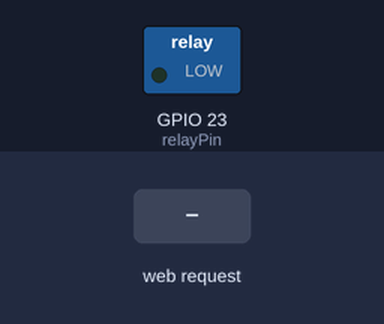
Simulated run of this sketch. Board: ESP32. On the bench: switched loads named in the sketch (green lamp = pin HIGH). The inputs (shaded band) are chosen by the test bench. WiFi joins after 1.5 s; servers stay silent unless stated; what the sketch prints to the serial monitor is not drawn.

Above: at 2.7 s.
2.8 s: HTTP request GET /toggle received
At 3.7 s:
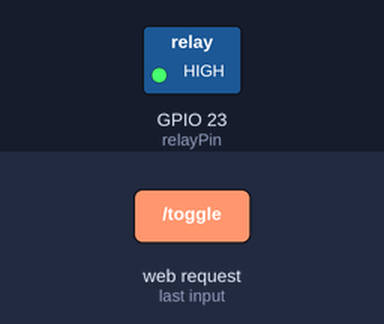
4.3 s: HTTP request GET /toggle?val=1 received
At 4.9 s:
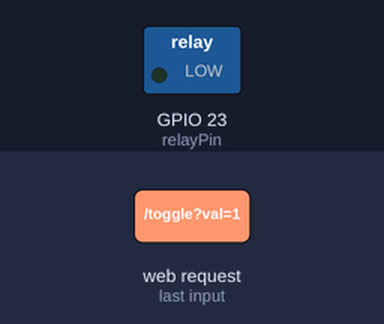
5.8 s: HTTP request GET /toggle?val=0 received
At 7.2 s:
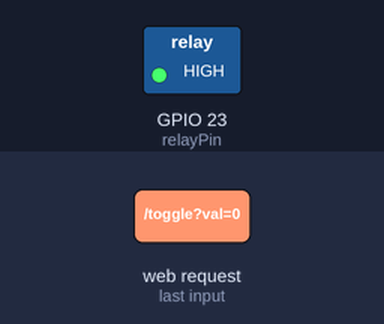
Timing chart, 0 to 8.8 s (numbered marks = the images above; inputs shaded):
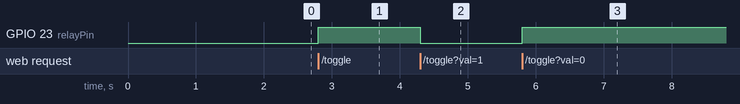

The sketch:

main.ino
```cpp
#include <WiFi.h>
#include <WebServer.h>

const char* ssid = "YOUR_WIFI_SSID";
const char* password = "YOUR_WIFI_PASSWORD";

WebServer server(80);

const int relayPin = 23;
bool relayState = false;
int maxDelaySeconds = 30; // Default auto-off timer value

const char MAIN_page[] PROGMEM = R"rawliteral(
<!DOCTYPE html>
<html lang="en">
<head>
    <meta charset="UTF-8">
    <meta name="viewport" content="width=device-width, initial-scale=1.0">
    <title>AuraLight — Smart ESP32 Control</title>
    <link href="https://fonts.googleapis.com/css2?family=Outfit:wght@300;400;600;700&display=swap" rel="stylesheet">
    <style>
        * { box-sizing: border-box; margin: 0; padding: 0; font-family: 'Outfit', sans-serif; }
        body { background: #0d1117; color: #f0f6fc; display: flex; justify-content: center; align-items: center; min-height: 100vh; overflow: hidden; position: relative; }
        .ambient-glow { position: absolute; width: 400px; height: 400px; background: linear-gradient(135deg, #6366f1 0%, #a855f7 100%); filter: blur(120px); opacity: 0.25; z-index: -1; }
        .dashboard-card { background: rgba(22, 27, 34, 0.75); backdrop-filter: blur(16px); -webkit-backdrop-filter: blur(16px); border: 1px solid rgba(255, 255, 255, 0.1); padding: 32px; border-radius: 24px; box-shadow: 0 20px 40px rgba(0, 0, 0, 0.4); width: 360px; text-align: center; }
        .card-header .logo-badge { font-size: 1.8rem; background: rgba(99, 102, 241, 0.15); width: 50px; height: 50px; display: flex; align-items: center; justify-content: center; border-radius: 14px; margin: 0 auto 12px; border: 1px solid rgba(99, 102, 241, 0.3); }
        .card-header h1 { font-size: 1.5rem; font-weight: 700; }
        .subtitle { font-size: 0.85rem; color: #8b949e; margin-bottom: 24px; }
        .status-section { margin-bottom: 28px; }
        .status-indicator-ring { width: 90px; height: 90px; margin: 0 auto 10px; border-radius: 50%; display: flex; align-items: center; justify-content: center; background: conic-gradient(from 0deg, rgba(239, 68, 68, 0.2), rgba(239, 68, 68, 0.8)); transition: all 0.4s ease; }
        .status-indicator-ring.active { background: conic-gradient(from 0deg, rgba(34, 197, 94, 0.2), rgba(34, 197, 94, 0.9)); box-shadow: 0 0 25px rgba(34, 197, 94, 0.3); }
        .status-core { width: 76px; height: 76px; background: #161b22; border-radius: 50%; display: flex; align-items: center; justify-content: center; }
        #relayStatusText { font-weight: 700; font-size: 1.1rem; }
        #relayStatusText.off { color: #ef4444; }
        #relayStatusText.on { color: #22c55e; }
        .status-label { font-size: 0.8rem; color: #8b949e; text-transform: uppercase; letter-spacing: 1px; }
        .control-group { margin-bottom: 20px; text-align: left; }
        .label-flex { display: flex; justify-content: space-between; align-items: center; font-size: 0.9rem; color: #c9d1d9; margin-bottom: 8px; }
        .badge-time { background: rgba(99, 102, 241, 0.2); color: #a5b4fc; padding: 2px 8px; border-radius: 6px; font-size: 0.8rem; font-weight: 600; }
        input[type="range"] { width: 100%; accent-color: #6366f1; cursor: pointer; background: #30363d; height: 6px; border-radius: 3px; outline: none; margin-bottom: 12px; }
        button { width: 100%; padding: 12px; border: none; border-radius: 12px; font-size: 0.95rem; font-weight: 600; cursor: pointer; transition: all 0.25s ease; }
        .btn-primary { background: #6366f1; color: white; box-shadow: 0 4px 12px rgba(99, 102, 241, 0.3); }
        .btn-primary.active-state { background: #ef4444; box-shadow: 0 4px 12px rgba(239, 68, 68, 0.3); }
        .btn-secondary { background: rgba(255, 255, 255, 0.05); color: #c9d1d9; border: 1px solid rgba(255, 255, 255, 0.1); }
        .btn-secondary:hover { background: rgba(255, 255, 255, 0.1); color: white; }
    </style>
</head>
<body>
    <div class="ambient-glow"></div>
    <main class="dashboard-card">
        <header class="card-header">
            <div class="logo-badge">⚡</div>
            <h1>AuraLight</h1>
            <p class="subtitle">ESP32 Intelligent Automation</p>
        </header>
        <section class="status-section">
            <div class="status-indicator-ring" id="statusRing">
                <div class="status-core">
                    <span id="relayStatusText" class="off">OFF</span>
                </div>
            </div>
            <p class="status-label">Current Light State</p>
        </section>
        <section class="control-group">
            <button id="toggleBtn" class="btn-primary" onclick="toggleRelay()">Turn ON System</button>
        </section>
        <section class="control-group timer-box">
            <div class="label-flex">
                <label for="delaySlider">Timer / Auto-Off Delay</label>
                <span class="badge-time" id="delayValDisplay">30s</span>
            </div>
            <input type="range" id="delaySlider" min="5" max="300" step="5" value="30" oninput="updateDelayLabel(this.value)">
            <button class="btn-secondary" onclick="setTimer()">Apply Timer Configuration</button>
        </section>
    </main>
    <script>
        function formatTime(seconds) {
            if (seconds < 60) return seconds + "s";
            const mins = Math.floor(seconds / 60);
            const secs = seconds % 60;
            return secs === 0 ? `${mins}m` : `${mins}m ${secs}s`;
        }
        function updateDelayLabel(val) { document.getElementById('delayValDisplay').innerText = formatTime(parseInt(val)); }
        function fetchStatus() {
            fetch('/status').then(res => res.json()).then(data => {
                const statusText = document.getElementById('relayStatusText');
                const statusRing = document.getElementById('statusRing');
                const toggleBtn = document.getElementById('toggleBtn');
                if (data.state) {
                    statusText.innerText = "ON"; statusText.className = "on";
                    statusRing.classList.add('active');
                    toggleBtn.innerText = "Turn OFF System"; toggleBtn.classList.add('active-state');
                } else {
                    statusText.innerText = "OFF"; statusText.className = "off";
                    statusRing.classList.remove('active');
                    toggleBtn.innerText = "Turn ON System"; toggleBtn.classList.remove('active-state');
                }
            });
        }
        function toggleRelay() { fetch('/toggle').then(() => fetchStatus()); }
        function setTimer() {
            const delay = document.getElementById('delaySlider').value;
            fetch(`/setDelay?val=${delay}`).then(() => {
                const btn = document.querySelector('.timer-box .btn-secondary');
                const originalText = btn.innerText;
                btn.innerText = "✓ Timer Updated Successfully!";
                btn.style.color = "#22c55e";
                setTimeout(() => { btn.innerText = originalText; btn.style.color = ""; }, 2000);
            });
        }
        setInterval(fetchStatus, 2000);
        window.onload = fetchStatus;
    </script>
</body>
</html>
)rawliteral";

void handleRoot() { server.send(200, "text/html", MAIN_page); }
void handleToggle() {
  relayState = !relayState;
  digitalWrite(relayPin, relayState ? HIGH : LOW);
  server.send(200, "text/plain", "OK");
}
void handleStatus() {
  String json = "{\"state\":" + String(relayState ? "true" : "false") + "}";
  server.send(200, "application/json", json);
}
void handleSetDelay() {
  if (server.hasArg("val")) {
    maxDelaySeconds = server.arg("val").toInt();
    server.send(200, "text/plain", "Updated");
  } else {
    server.send(400, "text/plain", "Bad Request");
  }
}

void setup() {
  Serial.begin(115200);
  pinMode(relayPin, OUTPUT);
  digitalWrite(relayPin, LOW);

  WiFi.begin(ssid, password);
  while (WiFi.status() != WL_CONNECTED) { delay(500); Serial.print("."); }
  Serial.println("\nIP: " + WiFi.localIP().toString());

  server.on("/", handleRoot);
  server.on("/toggle", handleToggle);
  server.on("/status", handleStatus);
  server.on("/setDelay", handleSetDelay);
  server.begin();
}

void loop() {
  server.handleClient();
}
```

Measured:
- after the input at 2.8 s, GPIO 23 (relayPin): LOW → HIGH at once
- after the input at 4.3 s, GPIO 23 (relayPin): HIGH → LOW at once
- after the input at 5.8 s, GPIO 23 (relayPin): LOW → HIGH at once
